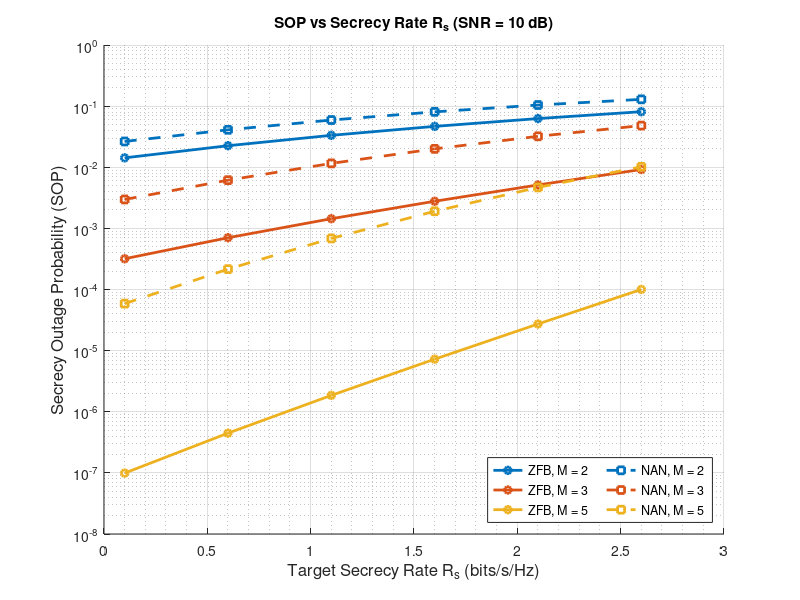

The MATLAB script that drew this image: (Note: this script raises an error after producing the figure.)
clear;
clc;
close all;

%% 1. System Parameters
SNR_fixed_dB  = 10;
SNR_fixed_lin = 10^(SNR_fixed_dB/10);

alpha_pl = 3.0;
d_AR = 1.0;
d_RB = 1.0;
d_AE = 0.8;
d_RE = 0.8;
Omega_AR = d_AR^(-alpha_pl);
Omega_RB = d_RB^(-alpha_pl);
Omega_AE = d_AE^(-alpha_pl);
Omega_RE = d_RE^(-alpha_pl);

Rs_vec = 0.1:0.5:2.6;


% M values per scheme
M_list = [2, 3, 5];

% Plot Setup
figure('Color', 'w', 'Position', [100 100 850 850]);
hold on;
colors_s1     = lines(length(M_list));
colors_s2     = lines(length(M_list));
legendentries = {};
allSOP        = [];

% Link average SNRs (Fixed based on SNR_fixed_dB)
g_AR = SNR_fixed_lin * Omega_AR;
g_RB = SNR_fixed_lin * Omega_RB;
g_AE = SNR_fixed_lin * Omega_AE;
g_RE = SNR_fixed_lin * Omega_RE;

lam_AE = 1 / g_AE;
lam_AR = 1 / g_AR;
lam_RB = 1 / g_RB;
mu     = g_RE / g_AE;

SOP_ZFB_all = zeros(length(M_list), length(Rs_vec));
SOP_NAN_all = zeros(length(M_list), length(Rs_vec));

%% 2. SCHEME 1: ZFB (Eq. 24) vs Rs
fprintf('=== Scheme 1 (ZFB) vs Rs ===\n');
for m_idx = 1:length(M_list)
    M   = M_list(m_idx);
    SOP = zeros(size(Rs_vec));
    fprintf('Computing ZFB SOP for M = %d...\n', M);

    for idx = 1:length(Rs_vec)
        Rs_curr = Rs_vec(idx);
        % Thresholds from Eq. 30 (using 2*Rs for half-duplex)
        A = 2^(Rs_curr) - 1;
        B = 2^(Rs_curr);

        % Eavesdropper PDF: ZFB (Equation 24)
        f_E = @(y) (lam_AE*(M-1)*mu .* exp(-lam_AE*y) ./ (1 + mu*y).^M) + ...
                   (lam_AE           .* exp(-lam_AE*y) ./ (1 + mu*y).^(M-1));

        % Receiver Outage Term S(y)
        S = @(y) exp(-lam_AR*(A + B*y)) .* arrayfun(@(yy) ...
            sum( (lam_AR*(A+B*yy)).^(0:M-1) ./ factorial(0:M-1) ), y);

        T1 = integral(f_E, 0, Inf);
        T2 = integral(@(y) -S(y) .* f_E(y), 0, Inf);
        T3 = 0;
        for j = 1:M
            coeff_j = nchoosek(M,j) * (-1)^j * exp(-j*lam_RB*A);
            T3 = T3 + coeff_j * integral(@(y) exp(-j*B*lam_RB*y) .* f_E(y), 0, Inf);
        end
        T4 = 0;
        for j = 1:M
            for k = 0:M-1
                Psi_jk   = (j*lam_RB + lam_AR);
                coeff_jk = nchoosek(M,j) * (-1)^j * (lam_AR^k / factorial(k)) * exp(-Psi_jk * A);
                T4 = T4 - coeff_jk * integral(@(y) (A + B*y).^k .* exp(-Psi_jk*B*y) .* f_E(y), 0, Inf);
            end
        end
        SOP(idx) = T1 + T2 + T3 + T4;
    end

    SOP_ZFB_all(m_idx, :) = SOP;
    allSOP = [allSOP, SOP]; %#ok<AGROW>
    semilogy(Rs_vec, SOP, '-o', 'LineWidth', 2, 'MarkerSize', 5, 'Color', colors_s1(m_idx,:));
    legendentries{end+1} = sprintf('ZFB, M = %d', M); %#ok<SAGROW>
end

% Extract named per-M ZFB results
SOP_ZFB_M2 = SOP_ZFB_all(1, :);
SOP_ZFB_M3 = SOP_ZFB_all(2, :);
SOP_ZFB_M5 = SOP_ZFB_all(3, :);


fprintf('\n=== Scheme 2 (NAN) vs Rs ===\n');
for m_idx = 1:length(M_list)
    M   = M_list(m_idx);
    SOP = zeros(size(Rs_vec));
    fprintf('Computing NAN SOP for M = %d...\n', M);

    for idx = 1:length(Rs_vec)
        Rs_curr = Rs_vec(idx);
        A = 2^(Rs_curr) - 1;
        B = 2^(Rs_curr);

        beta  = g_RE / ((M-1) * g_AE);
        alpha = g_RE / g_AE;

        % Eavesdropper PDF: NAN (Equation 25)
        f_E = @(y) (lam_AE ./ (1 + beta.*y).^(M-1) + ...
                    alpha .* lam_AE .* y ./ (1 + beta.*y).^M) .* exp(-lam_AE.*y);

        T1 = integral(f_E, 0, Inf);
        T2 = 0;
        for k = 0:M-1
            T2 = T2 - integral(@(y) ((lam_AR*(A + B.*y)).^k ./ factorial(k)) .* ...
                 exp(-lam_AR*(A + B.*y)) .* f_E(y), 0, Inf);
        end
        T3 = 0;
        for j = 1:M
            coeff_j = nchoosek(M,j) * (-1)^j;
            T3 = T3 + coeff_j * integral(@(y) exp(-j * lam_RB * (A + B.*y)) .* f_E(y), 0, Inf);
        end
        T4 = 0;
        for j = 1:M
            for k = 0:M-1
                coeff_jk = nchoosek(M,j) * (-1)^j;
                T4 = T4 - coeff_jk * integral(@(y) exp(-j * lam_RB * (A + B.*y)) .* ...
                     ((lam_AR*(A + B.*y)).^k ./ factorial(k)) .* exp(-lam_AR*(A + B.*y)) .* f_E(y), 0, Inf);
            end
        end
        SOP(idx) = T1 + T2 + T3 + T4;
    end

    SOP_NAN_all(m_idx, :) = SOP;
    allSOP = [allSOP, SOP]; %#ok<AGROW>
    semilogy(Rs_vec, SOP, '--s', 'LineWidth', 2, 'MarkerSize', 5, 'Color', colors_s2(m_idx,:));
    legendentries{end+1} = sprintf('NAN, M = %d', M); %#ok<SAGROW>
end

SOP_NAN_M2 = SOP_NAN_all(1, :);
SOP_NAN_M3 = SOP_NAN_all(2, :);
SOP_NAN_M5 = SOP_NAN_all(3, :);

grid on; grid minor;
xlabel('Target Secrecy Rate R_s (bits/s/Hz)', 'FontSize', 12);
ylabel('Secrecy Outage Probability (SOP)', 'FontSize', 12);
title(['SOP vs Secrecy Rate R_s (SNR = ', num2str(SNR_fixed_dB), ' dB)']);
legend(legendentries, 'Location', 'SouthEast', 'FontSize', 9, 'NumColumns', 2);

ax = gca;
ax.YScale = 'log';
ax.YTick  = 10.^(-12:1:0);
ytickformat('10^{%.0f}');
ylim([1e-7 1.1]);

hold off;
fprintf('\nPlotting Complete. X-axis represents Rs.\n');


save('slot30.mat', ...
    'SNR_fixed_dB', 'SNR_fixed_lin', ...
    'alpha_pl', ...
    'd_AR', 'd_RB', 'd_AE', 'd_RE', ...
    'Omega_AR', 'Omega_RB', 'Omega_AE', 'Omega_RE', ...
    'Rs_vec', ...
    'M_list', ...
    'g_AR', 'g_RB', 'g_AE', 'g_RE', ...
    'lam_AE', 'lam_AR', 'lam_RB', 'mu', ...
    'SOP_ZFB_M2', 'SOP_ZFB_M3', 'SOP_ZFB_M5', 'SOP_ZFB_all', ...
    'SOP_NAN_M2', 'SOP_NAN_M3', 'SOP_NAN_M5', 'SOP_NAN_all');

fprintf('\n=== All variables saved to slot30.mat ===\n');
fprintf('\nVariable Summary:\n');
fprintf('  Scalars   : SNR_fixed_dB, SNR_fixed_lin, alpha_pl, rel_tol, abs_tol\n');
fprintf('  Distances : d_AR, d_RB, d_AE, d_RE\n');
fprintf('  Gains     : Omega_AR, Omega_RB, Omega_AE, Omega_RE\n');
fprintf('  Link SNRs : g_AR, g_RB, g_AE, g_RE\n');
fprintf('  Exp rates : lam_AE, lam_AR, lam_RB, mu\n');
fprintf('  Rs axis   : Rs_vec [1x%d]\n', length(Rs_vec));
fprintf('  M set     : M_list\n');
fprintf('  ZFB SOP   : SOP_ZFB_M2, SOP_ZFB_M3, SOP_ZFB_M5, SOP_ZFB_all [%dx%d]\n', ...
        size(SOP_ZFB_all,1), size(SOP_ZFB_all,2));
fprintf('  NAN SOP   : SOP_NAN_M2, SOP_NAN_M3, SOP_NAN_M5, SOP_NAN_all [%dx%d]\n', ...
        size(SOP_NAN_all,1), size(SOP_NAN_all,2));
